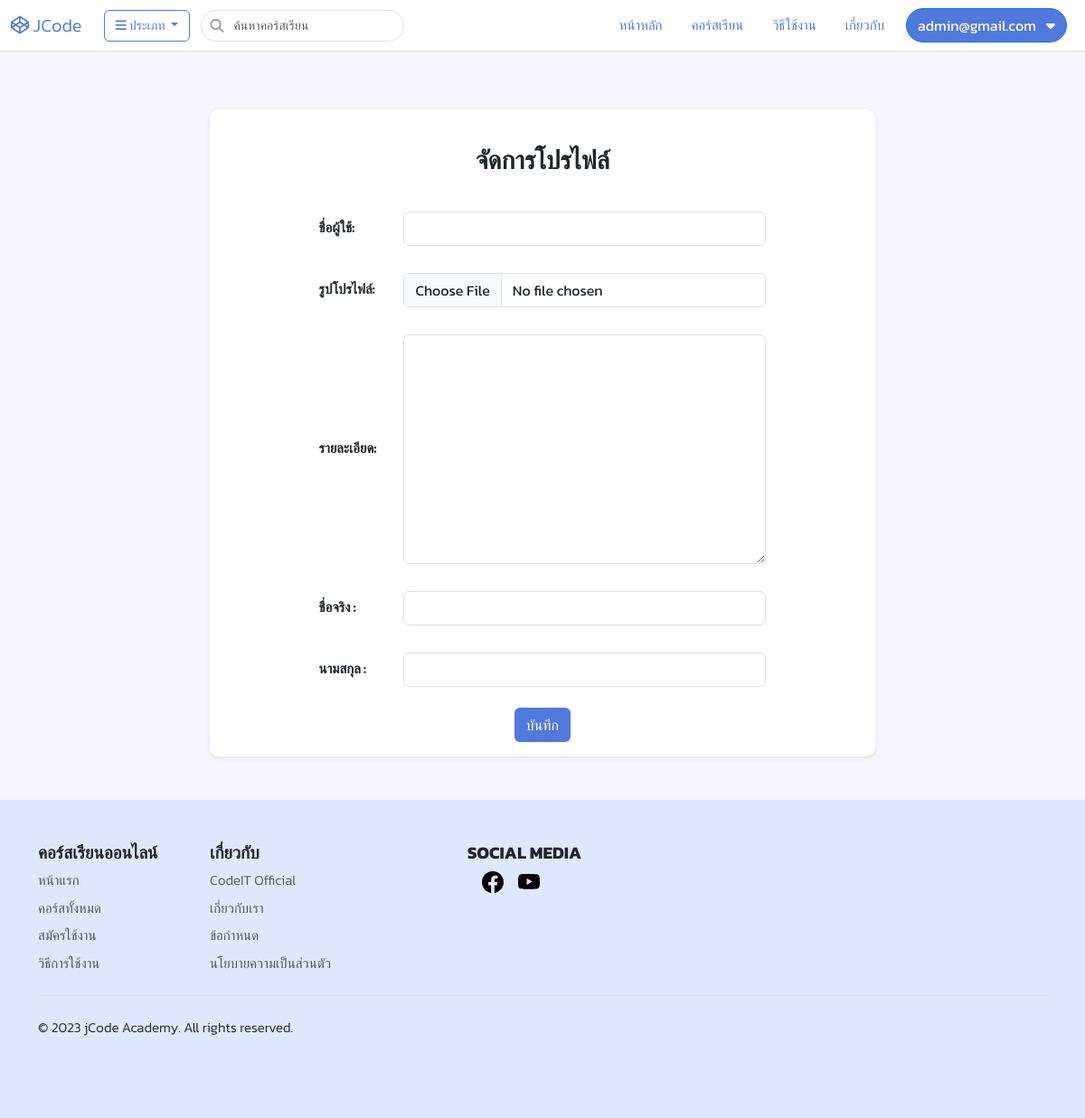
The page /profile/ (signed in) on the database as committed earlier.
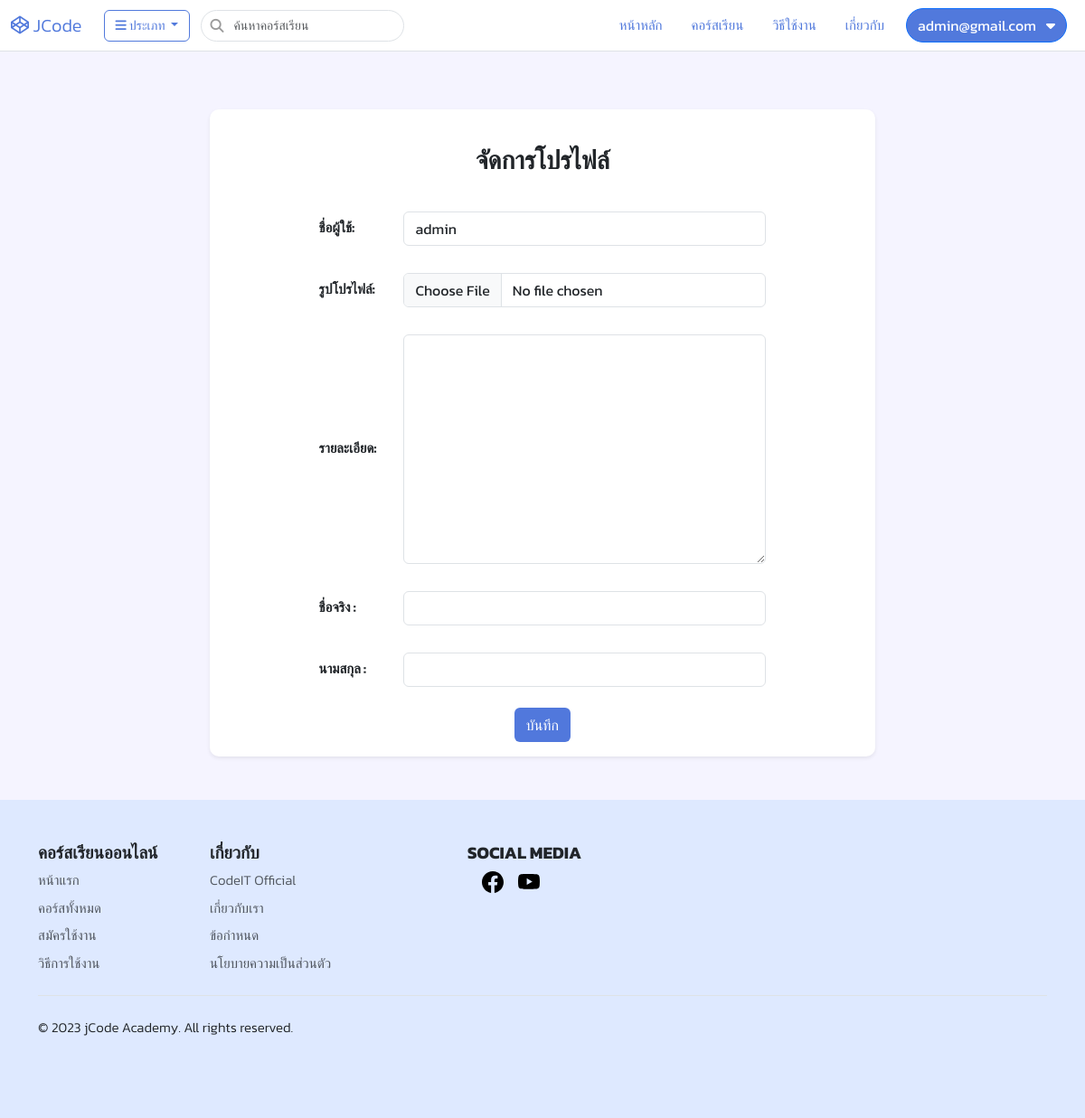
The same page on the database as committed later.
### app/models.py (models this page shows, shortened)
class Member(models.Model):
    user = models.ForeignKey(User, on_delete=models.CASCADE)
    user_code = models.CharField(max_length=50)
    Profile_image = models.FileField(upload_to='Profile', null=True, blank=True)
    description = models.TextField(null=True, blank=True)

### app/views.py (the view)
# urls.py: path('profile/', views.profile_management,name='profile'),
def profile_management(request):
    profile=Member.objects.filter(user_id=request.user.id).first()
    if request.method == 'POST':
        form = ProfileForm(request.POST, request.FILES,instance=profile)
        if form.is_valid():
            user = User.objects.get(pk=request.user.id)
            user.first_name = request.POST.get('firstname')
            user.last_name = request.POST.get('lastname')
            user.save()
            profile = form.save()
            profile.save()
            messages.success(request, 'แก้ไขสำเร็จ')
            return redirect('app:profile')
    else:
        form = ProfileForm(instance=profile)
    return render(request,'account/profile.html',{
            'form':form,
            'profile':profile
        })

### app/forms.py
class ProfileForm(forms.ModelForm):
    class Meta:
        model = Member
        exclude = ['id','user', 'created', 'updated']
        labels ={
            'user_code':'ชื่อผู้ใช้',
            'description':'รายละเอียด',
            'Profile_image':'รูปโปรไฟล์',
        }
    def __init__(self, *args, **kwargs):
            super(ProfileForm, self).__init__(*args, **kwargs)
            for field_name, field in self.fields.items():
                field.widget.attrs['class'] = 'form-control'

### app/context_processors1.py (called while the page is built)
def category_list(request):
    categories = Category.objects.all()
    category_subs = CategorySub.objects.all().order_by('category')
    ip=settings.VIDEO_SERVER_URL
    context = {
        'category_list':categories,
        'subcategory_list':category_subs,
        'ip':ip
    }
    return context

def member_list(request):
    members=Member.objects.filter(user_id=request.user.id).first()
    context={
        'member_list':members
    }
    return context

### app/models.py (called while the page is built)
    def __str__(self):
        return self.name

### templates/account/profile.html (shortened to what this page needs)
{% extends "layout/baseform.html" %}
{% block content %}
<div class="container">
    <div class="row">
        <div class="col-lg-8 offset-lg-2">
            <div class="mt-3">
              <div class="card shadow-sm mb-5 border-0" style="border-radius: 10px;">
                <div class="card-body">
                  <h3 class ='mt-4 mb-4' style="text-align: center;"><b>จัดการโปรไฟล์</b></h3>
                  <form id ='profile_form' method="post" enctype="multipart/form-data" novalidate>
                    <table class="table-form" >
                      {{ form.as_table }}
                      <tr>
                        <th>
                            ชื่อจริง :
                        </th>
                        <td>
                            <input type="text" value="{{ profile.user.first_name }}" name="firstname" class="form-control" >
                        </td>
                      </tr>
                      <tr>
                        <th>
                          นามสกุล :
                        </th>
                        <td>
                            <input type="text" value="{{ profile.user.last_name }}" name="lastname" class="form-control">
                        </td>
                      </tr>
                    </table>
                    <div class="mt-2" style="text-align: center;">
                    <button type="submit" class="btn btn-save">บันทึก</button>
                    </div>
                </form>
                </div>
              </div>
            </div>
        </div>
    </div>
</div>
{% endblock %}

Rows that differ between the two databases and show on the page:
added Member: user_code "admin"
